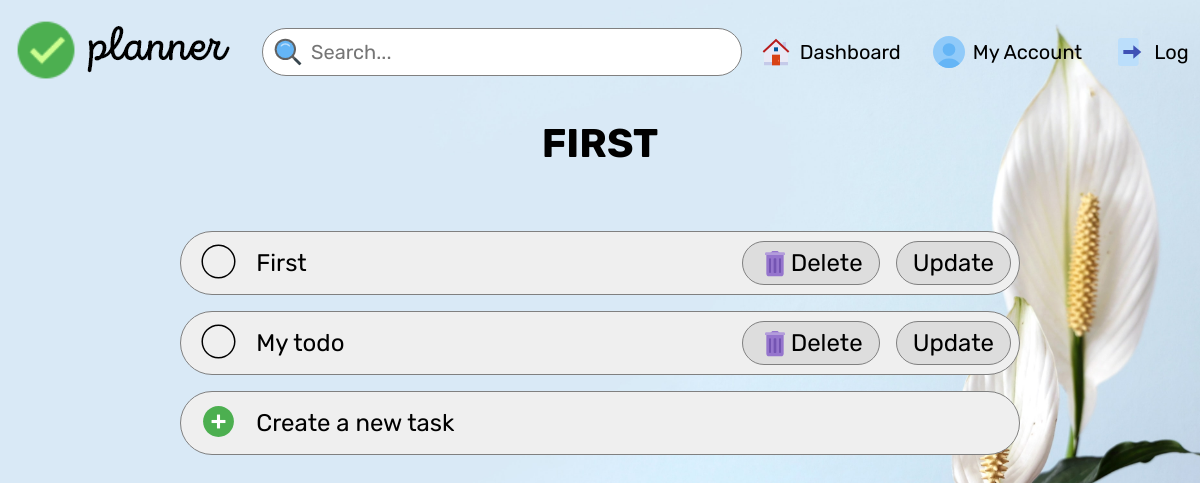
/tasks/first (signed in), run on an earlier commit of the app's database.
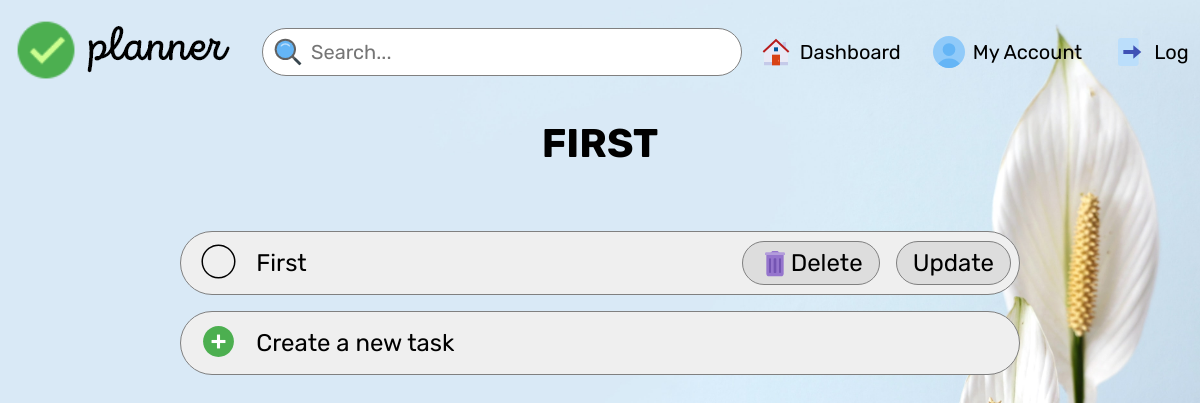
And on a later commit of the database.
### models.py (models this page shows)
class Tasks(db.Model):
    sno=db.Column(db.Integer, primary_key=True)
    title=db.Column(db.String(200), nullable=False)
    complete=db.Column(db.Boolean)
    project=db.Column(db.String(300))

### main.py (the view)
@main.route('/tasks/<project>', methods=['GET','POST'])
@login_required
def tasks(project):
    if request.method=='POST':
        title=request.form['title']
        todo=Tasks(title=title,complete=False, project=project)
        db.session.add(todo)
        db.session.commit()
        return redirect(url_for('main.tasks',project=project))
    else:
        exists = db.session.query(Dashboard).filter(func.lower(Dashboard.title)==func.lower(project)).first() is not None
        if exists:
            incomplete=Tasks.query.filter_by(complete=False,project=project).all()
            complete=Tasks.query.filter_by(complete=True,project=project).all()
            return render_template('task.html', project=project, incomplete=incomplete, complete=complete)
        else:
            abort(404)

### __init__.py (called while the page is built)
def create_app():
    app = Flask(__name__)
    app.config['SECRET_KEY'] = 'secret-key-goes-here'
    app.config['SQLALCHEMY_DATABASE_URI'] = 'sqlite:///db.sqlite'
    app.config['SQLALCHEMY_TRACK_MODIFICATIONS']=False
    db.init_app(app)
    login_manager = LoginManager()
    login_manager.login_view = 'auth.login'
    login_manager.init_app(app)
    from .models import User
    @login_manager.user_loader
    def load_user(user_id):
        return User.query.get(int(user_id))
    from .auth import auth as auth_blueprint
    app.register_blueprint(auth_blueprint)
    from .main import main as main_blueprint
    app.register_blueprint(main_blueprint)
    return app

### templates/task.html (shortened to what this page needs)
{% extends 'base.html' %} {% block stylesheet %}
<link rel="stylesheet" href="/static/css/task.css" />
{% endblock stylesheet %} {% block title %} My Tasks {% endblock title %}
{% block new_nav_link %}
{% block actionurl %}
  {{url_for('main.searchtask',project=project)}}
{% endblock actionurl %}
<div class="navbar-items navbar-account">
  <img
    src="{{url_for('static',filename='assets/icons/home_48px.svg')}}"
    alt=""
    draggable="false"
  />
  <a href="{{url_for('main.dashboard')}}">Dashboard</a>
</div>
{% endblock new_nav_link %}
{%block content %}
<h1 class="taskpage-header">{{project}}</h1>
{% if found_list %}
<button class="createnew tasklist">
  <span>
    <a href="/complete/{{project}}/{{todo.title}}"
      ><img
        class="add-icon task-icon"
        src="/static/assets/icons/round_50px.svg"
        alt="" /></a
    ><span class="btn-text">{{todo.title}}</span></span
  >
  <span class="btn-wrapper">
    <div class="btn">
      <img src="/static/assets/icons/trash_48px.svg" alt="" />
      <a href="/delete/{{project}}/{{todo.sno}}">Delete</a>
    </div>
    <div class="btn">
      <img src="/static/assets/icons/edit_48px.svg" alt="" />
      <a href='/update/{{project}}/{{todo.sno}}'>Update</a>
    </div>
    <!-- <div class="btn">
      <img src="/static/assets/icons/schedule_48px.svg" alt="" />
      <a>Schedule</a>
    </div> -->
  </span>
</button>
{% else %}
{% for todo in incomplete %}
<button class="createnew tasklist">
  <span>
    <a href="/complete/{{project}}/{{todo.sno}}"
      ><img
        class="add-icon task-icon"
        src="/static/assets/icons/round_50px.svg"
        alt="" /></a
    ><span class="btn-text">{{todo.title}}</span></span
  >
  <span class="btn-wrapper">
    <div class="btn">
      <img src="/static/assets/icons/trash_48px.svg" alt="" />
      <a href="/delete/{{project}}/{{todo.sno}}">Delete</a>
    </div>
    <div class="btn">
      <a href='/update/{{project}}/{{todo.sno}}'>Update</a>
    </div>
  </span>
</button>
{% endfor %}
{% endif %}
<button
  class="createnew new-create-style"
  onclick="document.getElementById('id01').style.display='block'"
>
  <span>
    <img
      class="add-icon"
      src="/static/assets/icons/add_48px.svg"
      alt="" /></span
  >Create a new task
</button>
{% endblock content %}

### templates/base.html (shortened to what this page needs)
<!DOCTYPE html>
<html lang="en">
  <head>
    {% block header %} {% endblock header %} {% block stylesheet %} {% endblock
    stylesheet %}
    <link rel="stylesheet" href="/static/css/navbar.css" />
  </head>
  <body>
    <div class="navbar-header">
      <div class="navbar-logo">
        <a href="{{url_for('auth.login')}}"
          ><img
            src="{{url_for('static',filename='/assets/icons/logo.png')}}"
            alt=""
            draggable="false"
        /></a>
      </div>
      <form action="{% block actionurl %}{% endblock actionurl %}" method="POST">
      <div class="nav-menu-container">
        <div class="nav-hide nav-searchbar">
          <img
            onclick="javascript.form.submit();"
            src="{{url_for('static',filename='/assets/icons/search_48px.svg')}}"
            alt=""
            draggable="false"
          />
          <input type="text" name="Search" id="" placeholder="Search..." />
        </div>
        </form>
        <div class="nav-hide navbar-links">
          {% block new_nav_link %} {% endblock new_nav_link %} {% if
          current_user.is_authenticated %}
          <div class="navbar-items navbar-account">
            <img
              src="{{url_for('static',filename='assets/icons/test_account_48px.svg')}}"
              alt=""
              draggable="false"
            />
            <a href="{{url_for('main.profile')}}">My Account</a>
          </div>
          {% endif %}  {% if current_user.is_authenticated %}
          <div class="navbar-items navbar-logout">
            <img
              src="{{url_for('static',filename='/assets/icons/exit_48px.svg')}}"
              alt=""
              draggable="false"
            />
            <a href="{{url_for('auth.login')}}">Logout</a>
          </div>
          {% endif %}
        </div>
      </div>
    {% block content %} {% endblock content %}
  </body>
</html>

### static/css/task.css (style rules this page uses)
body { background-image: url('/static/assets/images/bg\ \(2\).jpg'); height: 100vh; background-size: cover; background-repeat: no-repeat; }
.createnew { display: flex; width: 70%; margin: 1rem auto; height: 4rem; border-radius: 100px; border: 1px solid grey; outline: none; justify-content: flex-start; align-items: center; font-size: 1.5rem; cursor: pointer; }
.add-icon { height: 2.5rem; padding-left: 0.6rem; padding: 0 1.2rem; padding-top: 0.2rem; cursor: pointer; }
.taskpage-header { text-align: center; font-size: 2.5rem; padding: 1rem 0; padding-bottom: 3rem; text-transform: uppercase; }
.btn-wrapper { position: relative; float: right; display: flex; align-items: center; justify-self: flex-end; }
.btn-wrapper>div>img { height: 2rem; right: 25rem; }
.btn { background-color: #ddd; border-radius: 100px; border: 1px solid grey; display: flex; align-items: center; padding: 0.3rem 1rem; margin: 0 0.5rem; justify-content: flex-end; cursor: pointer; }
.tasklist { display: flex; cursor: inherit; justify-content: space-between; }
.btn-text { vertical-align: super; }
.btn-wrapper a { text-decoration: none; color: black; }

### static/css/navbar.css (style rules this page uses)
* { margin: 0; padding: 0; box-sizing: border-box; font-family: 'Rubik', sans-serif; }
.navbar-header { height: 10vh; display: flex; width: 98%; background: rgba(0, 0, 0, 0); justify-content: space-between; align-items: center; margin: 1%; overflow: hidden; }
.navbar-logo { align-self: center; margin-right: 2rem; }
.nav-searchbar { display: flex; align-items: center; }
.nav-searchbar input { font-size: 1.25rem; width: 40vw; height: 3rem; border: 1px solid grey; border-radius: 100px; box-shadow: none; outline: none; padding: 1rem; padding-left: 3rem; margin-right: 1rem; }
.nav-searchbar img { position: absolute; height: 2rem; padding-left: 0.6rem; }
.navbar-links { display: flex; align-items: center; padding-right: 2.5vw; }
.nav-menu-container { display: flex; justify-content: space-between; width: 85vw; }
.navbar-items { padding-right: 2rem; display: flex; }
.navbar-items > a { text-decoration: none; color: black; align-self: center; font-size: 1.25rem; }
.navbar-items img { height: 2rem; padding-right: 0.5rem; align-content: center; align-self: center; }

What changed in the data, as far as the page shows it:
removed Tasks: title "My todo"
